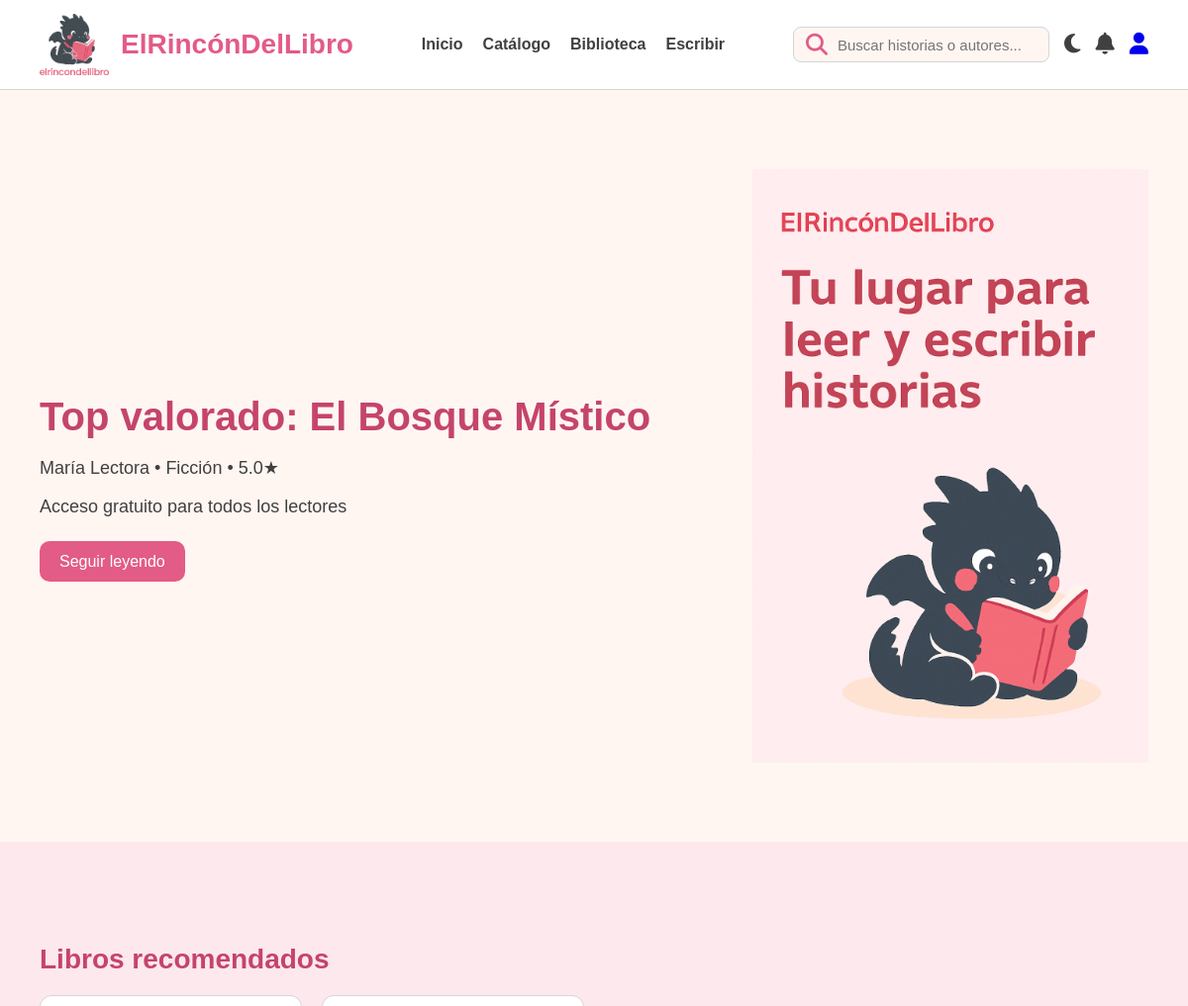
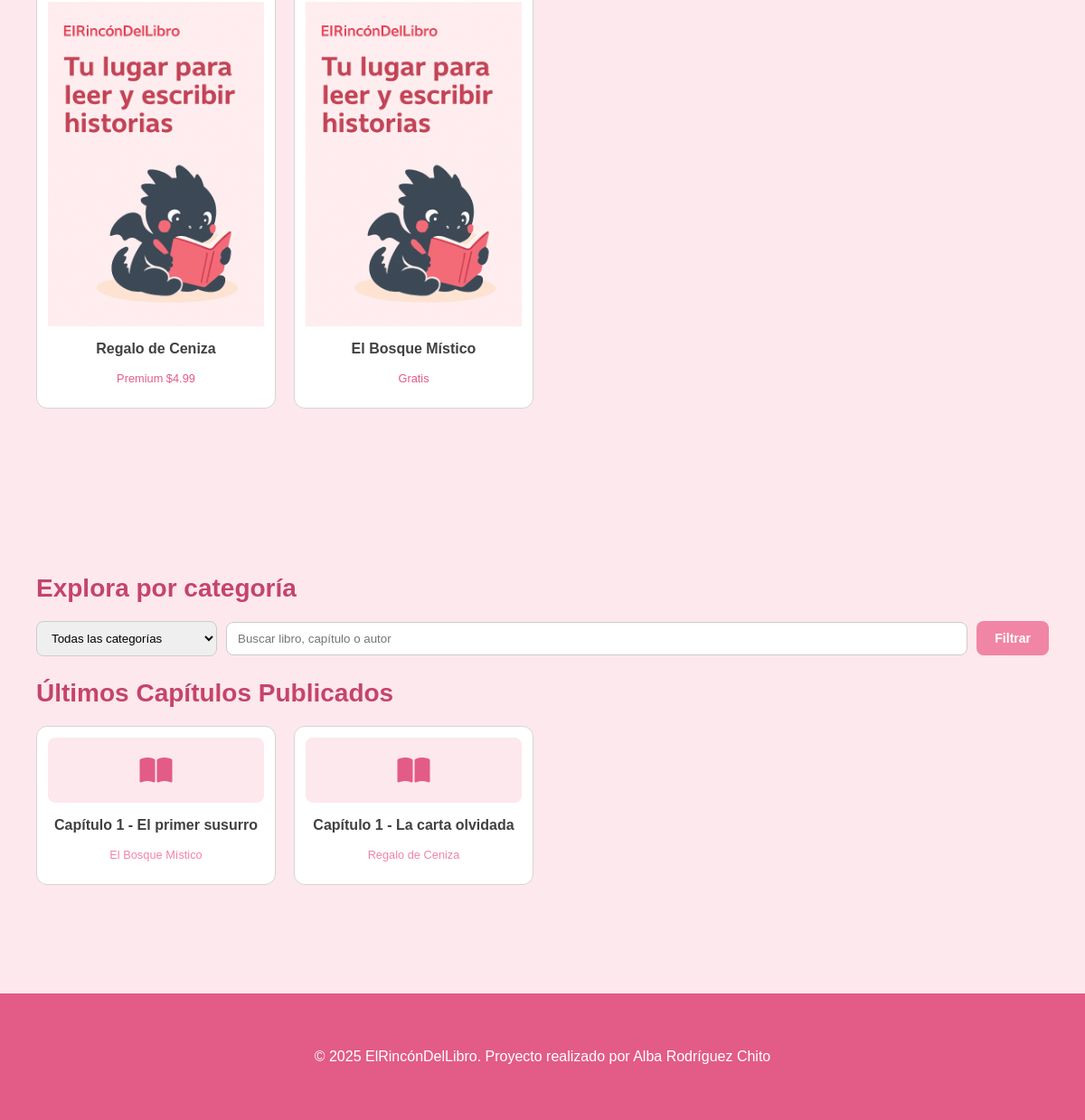
The page / on the database its author committed (2 pictures, top to bottom).
### tables this page shows
CREATE TABLE IF NOT EXISTS libros (
    id_libros INT AUTO_INCREMENT PRIMARY KEY,
    usuario_id INT NOT NULL,
    categoria_id INT,
    titulo VARCHAR(255) NOT NULL,
    portada VARCHAR(255),
    precio DECIMAL(8,2) DEFAULT 0,
    edad_recomendada INT DEFAULT 0,
    estado VARCHAR(20) DEFAULT 'en_proceso',
    fecha_creacion TIMESTAMP DEFAULT CURRENT_TIMESTAMP,
    FOREIGN KEY (usuario_id) REFERENCES usuarios(id_usuarios) ON DELETE CASCADE,
    FOREIGN KEY (categoria_id) REFERENCES categorias(id_categorias) ON DELETE SET NULL
);

CREATE TABLE IF NOT EXISTS usuarios (
    id_usuarios INT AUTO_INCREMENT PRIMARY KEY,
    nombre VARCHAR(100) NOT NULL,
    email VARCHAR(100) NOT NULL UNIQUE,
    password VARCHAR(255) NOT NULL,
    avatar VARCHAR(255),
    bio TEXT,
    activo TINYINT(1) DEFAULT 1,
    fecha_registro TIMESTAMP DEFAULT CURRENT_TIMESTAMP
);

CREATE TABLE IF NOT EXISTS categorias (
    id_categorias INT AUTO_INCREMENT PRIMARY KEY,
    nombre VARCHAR(50) NOT NULL
);

CREATE TABLE IF NOT EXISTS capitulos (
    id_capitulos INT AUTO_INCREMENT PRIMARY KEY,
    libro_id INT NOT NULL,
    titulo VARCHAR(255) NOT NULL,
    contenido TEXT NOT NULL,
    fecha_creacion TIMESTAMP DEFAULT CURRENT_TIMESTAMP,
    FOREIGN KEY (libro_id) REFERENCES libros(id_libros) ON DELETE CASCADE
);

### index.php (the view, shortened to what this page needs)
<?php
include 'conexion.php';
$search = trim($_GET['search'] ?? '');
$sql_cap = "SELECT c.id_capitulos, c.titulo AS cap_titulo, l.titulo AS libro_titulo, l.portada, l.precio
            FROM capitulos c
            JOIN libros l ON c.libro_id = l.id_libros
            JOIN usuarios u ON l.usuario_id = u.id_usuarios
            WHERE 1=1";
$sql_cap .= " ORDER BY c.fecha_creacion DESC LIMIT 4";
$res_cap = $conexion->query($sql_cap);
$hero_query = "SELECT l.id_libros, l.titulo, l.portada, l.precio, u.nombre AS autor, c.nombre AS categoria, COALESCE(AVG(v.puntuacion),0) AS promedio, COUNT(v.id_valoracion) AS votos
               FROM libros l
               JOIN usuarios u ON l.usuario_id = u.id_usuarios
               LEFT JOIN categorias c ON l.categoria_id = c.id_categorias
               LEFT JOIN valoraciones v ON v.libro_id = l.id_libros
               GROUP BY l.id_libros, l.titulo, l.portada, l.precio, u.nombre, c.nombre
               ORDER BY promedio DESC, votos DESC, l.fecha_creacion DESC
               LIMIT 1";
$hero_book = $conexion->query($hero_query);
$hero_book = $hero_book && $hero_book->num_rows > 0 ? $hero_book->fetch_assoc() : null;
$recomendados = $conexion->query("SELECT l.id_libros, l.titulo, l.portada, l.precio FROM libros l ORDER BY RAND() LIMIT 6");
?>
<!DOCTYPE html>
<html lang="es">
<head>
    <link rel="stylesheet" href="CSS/style1.css">
    <link rel="stylesheet" href="https://cdnjs.cloudflare.com/ajax/libs/font-awesome/6.5.0/css/all.min.css">
</head>
<body>
<?php include 'partials/header.php'; ?>
<section class="hero">
    <div class="container hero-inner">
        <?php if ($hero_book):
            $hero_cover = !empty($hero_book['portada']) ? (strpos($hero_book['portada'], 'img/') === 0 ? $hero_book['portada'] : 'img/' . $hero_book['portada']) : 'img/Imagen_de_ejemplo.png';
            $first_chapter_res = $conexion->query("SELECT id_capitulos FROM capitulos WHERE libro_id = " . $hero_book['id_libros'] . " ORDER BY id_capitulos ASC LIMIT 1");
            $first_chapter = ($first_chapter_res && $first_chapter_res->num_rows > 0) ? $first_chapter_res->fetch_assoc()['id_capitulos'] : null;
            $hero_link = $first_chapter ? 'leer.php?id=' . $first_chapter : 'catalogo.php';
        ?>
            <div class="hero-text">
                <h2>Top valorado: <?php echo htmlspecialchars($hero_book['titulo']); ?></h2>
                <p><?php echo htmlspecialchars($hero_book['autor']); ?> • <?php echo htmlspecialchars($hero_book['categoria']); ?> • <?php echo number_format($hero_book['promedio'], 1); ?>★</p>
                <p><?php echo $hero_book['precio'] > 0 ? 'Contenido premium por $' . number_format($hero_book['precio'], 2) : 'Acceso gratuito para todos los lectores'; ?></p>
                <a href="<?php echo htmlspecialchars($hero_link); ?>" class="btn-primary" style="text-decoration:none;">Seguir leyendo</a>
            </div>
            <div class="hero-image">
                <img src="<?php echo htmlspecialchars($hero_cover); ?>" alt="Top valorado">
            </div>
        <?php endif; ?>
    </div>
</section>
<section class="section">
    <div class="container">
        <h2 class="section-title">Libros recomendados</h2>
        <div class="row-cards">
            <?php if ($recomendados && $recomendados->num_rows > 0): ?>
                <?php while($libro = $recomendados->fetch_assoc()):
                    $l_id = $libro['id_libros'];
                    $cap_res = $conexion->query("SELECT id_capitulos FROM capitulos WHERE libro_id = $l_id ORDER BY id_capitulos ASC LIMIT 1");
                    $cap_data = $cap_res ? $cap_res->fetch_assoc() : null;
                    $link = $cap_data ? "leer.php?id=" . $cap_data['id_capitulos'] : "#";
                    $portada_path = !empty($libro['portada']) ? (strpos($libro['portada'], 'img/') === 0 ? $libro['portada'] : 'img/' . $libro['portada']) : 'img/Imagen_de_ejemplo.png';
                ?>
                    <div class="small-card">
                        <a href="<?php echo $link; ?>" style="text-decoration: none; color: inherit;">
                            <img src="<?php echo htmlspecialchars($portada_path); ?>" alt="Portada">
                            <p><strong><?php echo htmlspecialchars($libro['titulo']); ?></strong></p>
                            <p style="font-size: 0.8rem; color: var(--rosa-600);"><?php echo ($libro['precio'] > 0 ? 'Premium $' . number_format($libro['precio'], 2) : 'Gratis'); ?></p>
                        </a>
                    </div>
                <?php endwhile; ?>
            <?php else: ?>
                <p>No hay libros disponibles.</p>
            <?php endif; ?>
        </div>
    </div>
</section>
<section class="section">
    <div class="container">
        <h2 class="section-title">Explora por categoría</h2>
        <form action="index.php" method="GET" style="display: flex; flex-wrap: wrap; gap: 10px; align-items: center; margin-bottom: 25px;">
            <select name="categoria" style="padding: 10px 12px; border-radius: 8px; border: 1px solid #ccc; min-width: 200px;">
                <option value="">Todas las categorías</option>
            </select>
            <input type="text" name="search" placeholder="Buscar libro, capítulo o autor" value="<?php echo htmlspecialchars($search); ?>" style="flex: 1; min-width: 220px; padding: 10px 12px; border-radius: 8px; border: 1px solid #ccc;">
            <button type="submit" class="btn-secondary" style="padding: 11px 20px;">Filtrar</button>
        </form>
        <h2 class="section-title">Últimos Capítulos Publicados</h2>
        <div class="row-cards">
            <?php if ($res_cap && $res_cap->num_rows > 0): ?>
                <?php while($cap = $res_cap->fetch_assoc()): ?>
                    <div class="small-card">
                        <a href="leer.php?id=<?php echo $cap['id_capitulos']; ?>" style="text-decoration: none; color: inherit;">
                            <div style="background: var(--rosa-50); padding: 20px; border-radius: 8px; text-align: center; margin-bottom: 10px;">
                                <i class="fa-solid fa-book-open" style="font-size: 2rem; color: var(--rosa-600);"></i>
                            </div>
                            <p><strong><?php echo htmlspecialchars($cap['cap_titulo']); ?></strong></p>
                            <p style="font-size: 0.8rem; color: var(--rosa-400);"><?php echo htmlspecialchars($cap['libro_titulo']); ?></p>
                        </a>
                    </div>
                <?php endwhile; ?>
            <?php else: ?>
                <p>No hay capítulos recientes.</p>
            <?php endif; ?>
        </div>
    </div>
</section>
<?php include 'partials/footer.php'; ?>
</body>
</html>

### partials/header.php (shortened to what this page needs)
<?php
$nombre_usuario = isset($_SESSION['usuario_nombre']) ? $_SESSION['usuario_nombre'] : null;
?>
<header class="header">
    <div class="container header-inner">
        <div class="header-left">
            <img src="img/dragon1.png" class="logo-dragon" alt="logo">
            <h1 class="logo-text">ElRincónDelLibro</h1>
        </div>
        <nav class="nav-menu">
            <a href="index.php">Inicio</a>
            <a href="catalogo.php">Catálogo</a>
            <a href="biblioteca.php">Biblioteca</a>
            <a href="escribir.php">Escribir</a>
        </nav>
        <div class="header-right">
            <form action="catalogo.php" method="GET" class="search-box">
                <i class="fa-solid fa-magnifying-glass search-icon"></i>
                <input type="text" name="search" placeholder="Buscar historias o autores..." value="<?php echo isset($_GET['search']) ? htmlspecialchars($_GET['search']) : ''; ?>">
            </form>
            <div class="dark-mode-switch" onclick="toggleDarkMode()" title="Cambiar modo">
                <i id="dark-icon" class="fa-solid fa-moon"></i>
            </div>
            <div class="notification-dropdown">
                <div class="notification-trigger" id="notifTrigger">
                    <i class="fa-solid fa-bell"></i>
                </div>
            </div>
            <?php if ($nombre_usuario): ?>
                <div class="user-menu">
                    <div class="user-trigger">
                        <div class="avatar-container">
                            <img src="<?php echo htmlspecialchars($avatar_url); ?>" alt="Usuario" class="img-login-header">
                        </div>
                        <span class="user-name-text"><?= htmlspecialchars($nombre_usuario) ?></span>
                        <i class="fa-solid fa-chevron-down icon-arrow"></i>
                    </div>
                    <div class="user-dropdown">
                        <a href="perfil.php">👤 Mi perfil</a>
                        <a href="mensajes.php">💬 Mensajes</a>
                        <a href="comunidad.php">👥 Comunidad</a>
                        <a href="soporte.php">🆘 Soporte</a>
                        <a href="recargar_monedas.php">💰 Recargar monedas</a>
                        <a href="ajustes.php">⚙️ Ajustes</a>
                        <hr>
                        <a href="logout.php">🚪 Cerrar sesión</a>
                    </div>
                </div>
            <?php else: ?>
                <a href="login.php" class="login-link"><i class="fa-solid fa-user"></i></a>
            <?php endif; ?>
        </div>
    </div>
</header>

### partials/footer.php (shortened to what this page needs)
<footer class="footer">
    <div class="container footer-inner">
        <p>&copy; 2025 ElRincónDelLibro. Proyecto realizado por Alba Rodríguez Chito</p>
    </div>
</footer>

### CSS/style1.css (style rules this page uses)
:root { --rosa-50: #FCE8ED; --rosa-200: #F7B7C8; --rosa-400: #F185A5; --rosa-600: #E35B87; --rosa-800: #C5446C; --crema: #FFF6F2; --gris-100: #F7F7F7; --gris-300: #D5D5D5; --gris-700: #404040; --max-width: 1200px; --color-fondo: var(--rosa-50); --color-texto: var(--gris-700); --color-blanco-elementos: #ffffff; --color-borde: var(--gris-300); --sombra: rgba(0, 0, 0, 0.1); }
* { box-sizing: border-box; }
body { margin: 0; background: var(--color-fondo); font-family: "Verdana", sans-serif; color: var(--color-texto); transition: background 0.3s ease, color 0.3s ease; }
img { display: block; max-width: 100%; }
.container { max-width: var(--max-width); margin: auto; padding: 20px 40px; }
.header { background: var(--color-blanco-elementos); backdrop-filter: blur(6px); border-bottom: 1px solid var(--color-borde); position: sticky; top: 0; z-index: 20; }
.header-inner { display: flex; justify-content: space-between; align-items: center; height: 90px; }
.header-left { display: flex; align-items: center; gap: 12px; }
.logo-dragon { width: 70px; }
.logo-text { font-size: 28px; font-weight: 700; color: var(--rosa-600); }
.nav-menu { display: flex; gap: 20px; }
.nav-menu a { text-decoration: none; color: var(--color-texto); font-size: 16px; font-weight: 600; }
.search-box { display: flex; align-items: center; background: var(--crema); border: 1px solid var(--color-borde); padding: 6px 12px; border-radius: 8px; }
.search-box input { border: none; outline: none; background: transparent; margin-left: 8px; font-size: 15px; color: var(--color-texto); }
.search-icon { color: var(--rosa-600); }
.header-right { display: flex; align-items: center; gap: 15px; font-size: 22px; color: var(--color-texto); }
.hero { padding: 60px 0; background: var(--crema); }
.hero-inner { display: grid; grid-template-columns: 1fr 400px; gap: 30px; align-items: center; }
.hero-text h2 { font-size: 40px; margin-bottom: 15px; color: var(--rosa-800); }
.hero-text p { font-size: 18px; }
.btn-primary { margin-top: 15px; background: var(--rosa-600); color: white; border: none; padding: 12px 20px; border-radius: 10px; cursor: pointer; transition: background 0.3s ease, transform 0.2s ease; }
.btn-secondary { background: var(--rosa-400); color: white; border: none; padding: 10px 18px; border-radius: 8px; font-family: "Verdana", sans-serif; font-size: 14px; font-weight: 600; cursor: pointer; transition: background 0.3s ease, transform 0.2s ease; display: inline-flex; align-items: center; justify-content: center; gap: 8px; }
.section { padding: 60px 0; }
.section-title { font-size: 28px; color: var(--rosa-800); margin-bottom: 20px; }
.row-cards { display: grid; grid-template-columns: repeat(4,1fr); gap: 20px; }
.small-card { background: var(--color-blanco-elementos); padding: 12px; border-radius: 12px; border: 1px solid var(--color-borde); text-align: center; cursor: pointer; }
.footer { background: var(--rosa-600); padding: 25px; text-align: center; color: white; margin-top: 40px; }

### rows shown on the page
libros: titulo "El Bosque Místico", usuario.nombre "María Lectora", categoria.nombre "Ficción", portada (picture), precio "Gratis"
libros: portada (picture), titulo "Regalo de Ceniza", precio "4.99"
capitulos: titulo "Capítulo 1 - El primer susurro", libro.titulo "El Bosque Místico"
capitulos: titulo "Capítulo 1 - La carta olvidada", libro.titulo "Regalo de Ceniza"

### other values the page prints
$hero_book['promedio'] "5.0"
